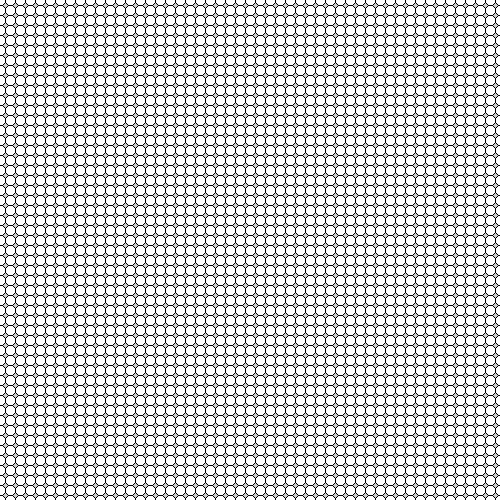
Frame 1 (no input)
Frame 60 (the mouse pressed at the canvas centre just before this capture): identical to frame 1, image omitted
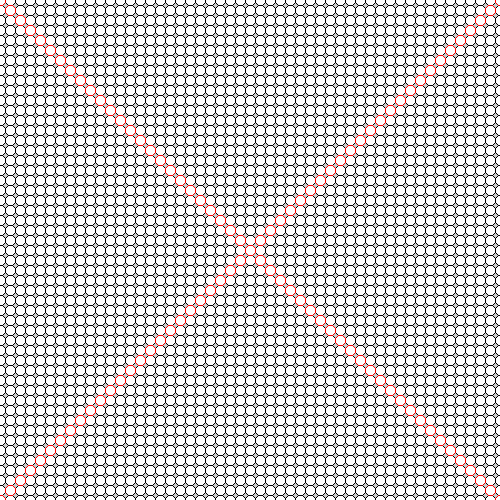
Frame 120 (the mouse held since frame 60 and released just before this capture)

The Processing sketch that drew these frames (run headless with seeded random() and noise(); from frame 60 on, the mouse is pressed at the canvas centre):

// Processing sketch: processing_184349
// ── processing_184349.pde

/* CREATIVE PROGRAMMING
AUTHOR: ROSS NEUGEBOREN
FEB 5, 2015
ITERATIVE X/Y
*/
void setup() {
  size(500,500);
  noSmooth();
}
void draw() {
  for (int x = 0; x <= 50; x++) { //x traveller 
    for (int i = 0; i <= 50; i++) { //y traveller
    stroke(0);
    ellipse((x*10),(i*10),10,10);
    }
    
  }
  if (mousePressed) {
  for (int i = 0; i <= 50; i++) {
    stroke(#F70000);
  //  fill(#F70000);
    ellipse((i*10),(i*10),10,10);
    ellipse((i*10),(500-(i*10)),10,10);
  }
  }
}
